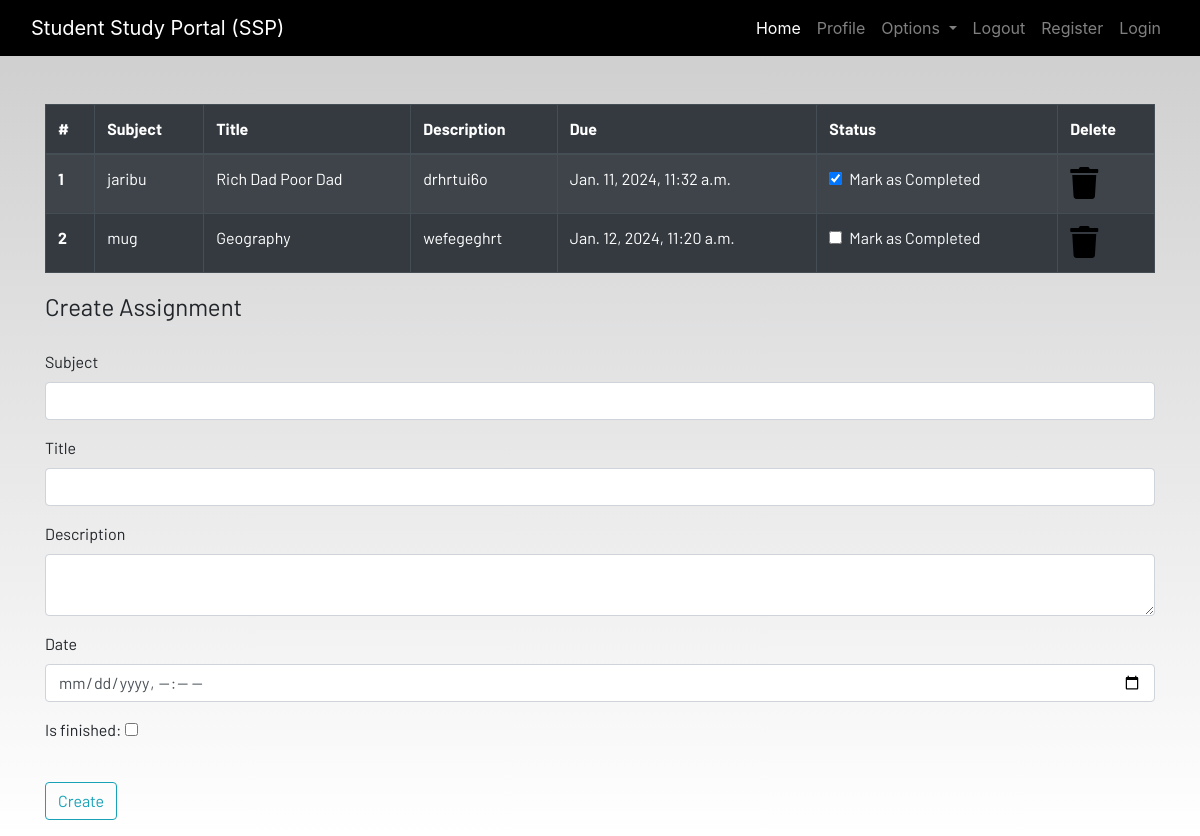
Before: /homework/ (signed in) with the older database file.
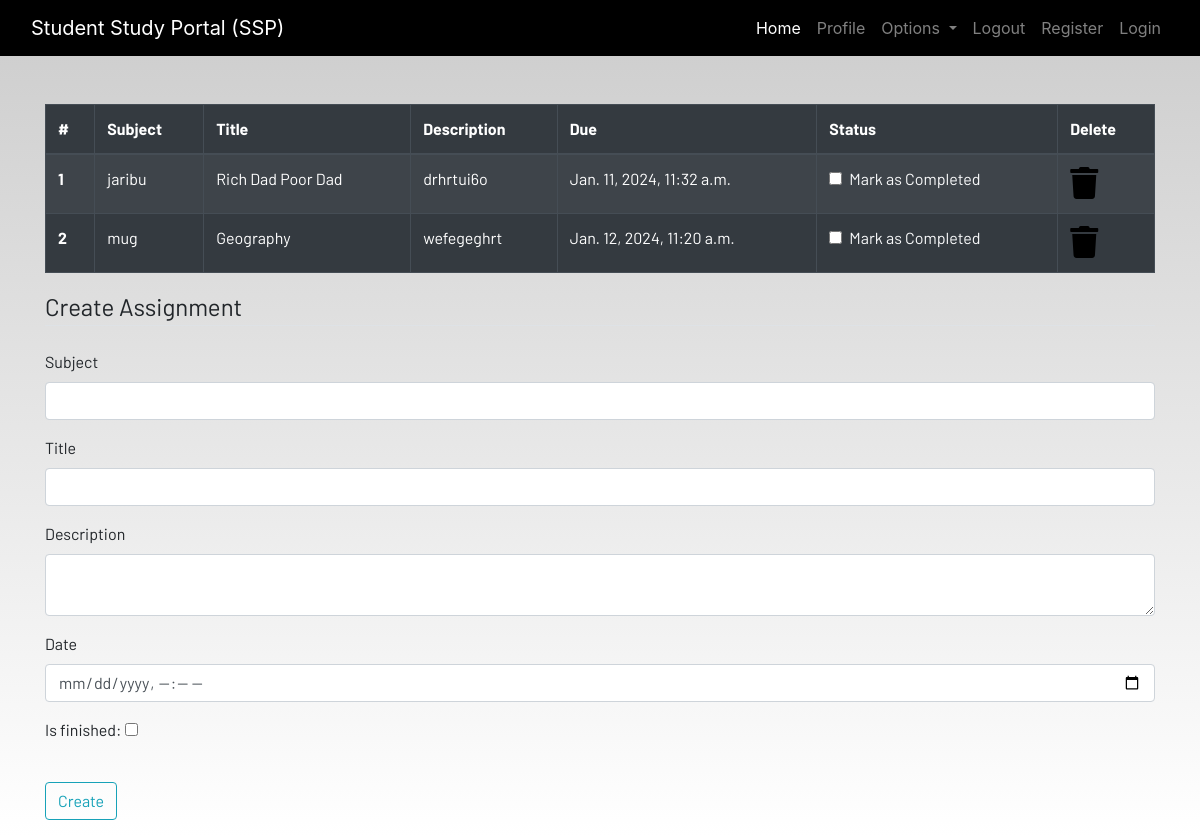
After: the same page with the newer database file.
### dashboard/models.py (models this page shows, shortened)
class Homework(models.Model):
    user = models.ForeignKey(User, on_delete=models.CASCADE)
    subject = models.CharField(max_length=50)
    title = models.CharField(max_length=50)
    description = models.TextField(max_length=100)
    due = models.DateTimeField()
    is_finished = models.BooleanField(default=False)

### dashboard/views.py (the view)
# urls.py: path('homework/', views.homework, name="homework"),
def homework(request):
    homework = Homework.objects.filter(user=request.user)
    if len(homework) == 0:
        homework_done = True
    else:
         homework_done = False
    context = {'homeworks':homework, 'homeworks_done':homework_done,}
    return render(request, 'dashboard/homework.html', context)

### dashboard/templates/dashboard/homework.html (shortened to what this page needs)
{% extends 'dashboard/base.html' %}
{% load static %}
{% block content %}
<div class="container">
    {% if not homework_done  %}
    <table class="table table-striped table-bordered table-hover table-dark">
        <thead>
            <tr>
                <th scope="col">#</th>
                <th scope="col">Subject</th>
                <th scope="col">Title</th>
                <th scope="col">Description</th>
                <th scope="col">Due</th>
                <th scope="col">Status</th>
                <th scope="col">Delete</th>
            </tr>
        </thead>
        <tbody>
            {% for homework in homeworks %}
            <tr>
                <th scope="row">{{forloop.counter}}</th>
                <td>{{homework.subject}}</td>
                <td>{{homework.title}}</td>
                <td>{{homework.description}}</td>
                <td>{{homework.due}}</td>
                <td>
                    <a href="{% url 'update_homework' homework.id %}">
                        <div class="form-check">
                            {% if homework.is_finished == True  %}
                            <input class="form-check-input" type="checkbox" value="" checked>
                            {% else %}
                            <input class="form-check-input" type="checkbox" value="">
                            {% endif %}
                            <label class="form-check-label text-light" for="flexCheckDefault">
                                Mark as Completed
                            </label>
                        </div>
                    </a>
                </td>
                <td><a href="{% url 'delete_homework' homework.id %}"><i class="fa fa-trash fa-2x"></i></a></td>
            </tr>
{% endfor %}
        </tbody>
    </table>
    {% else %}
    <h4>All homeworks are completed!! Create to have more!!</h4>
    {% endif %}
</div>
<div class=" container">
    <form method="POST" action="/homework/add" >
        <fieldset class="form-group">
            <legend class="border-bottom mb-4">Create Assignment</legend>
            <div class="form-group">
                <label for="subject">Subject</label>
                <input type="text" class="form-control" name="subject" >
              </div>
              <div class="form-group">
                <label for="title">Title</label>
                <input type="text" class="form-control" name="title"  >
              </div>
              <div class="form-group">
                <label for="description">Description</label>
                <textarea type="text" class="form-control" name="description"></textarea>
              </div>
              <div class="form-group">
                <label for="due">Date</label>
                <input type="datetime-local" class="form-control" name="due" >
              </div>
              <div class="form-group">
                <label for="finish">Is finished:</label>
                <input type="checkbox" name="is_finish" >
              </div>
        </fieldset>
        <div class="form-group">
            <button href="" class="btn btn-outline-info" type="submit">
                Create
            </button>
        </div>
    </form>
</div>
{% endblock content %}

Changed rows visible on the page:
changed Homework "jaribu": value "☑" → "☐"
